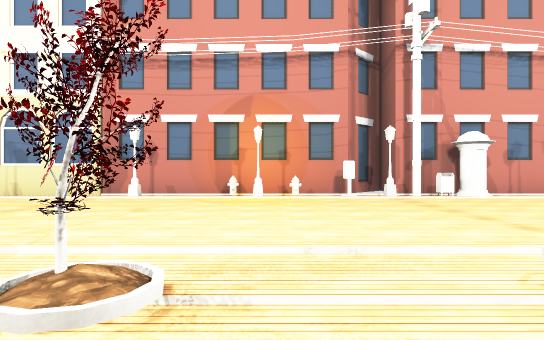
view 1 (above)

18 first-person views from a walk through a scene from a Unity 3-D project. The camera is 1.3 m above the floor, looks level and sees 75° across. The floor is counted in squares, 2 m on a side. Each view is taken from the middle of a square. On the plan, view 1 faces up. The plan holds only what a view shows up to about 10 squares ahead; the rest is blank. The place goes on beyond the plan. Some surface patterns are stand-ins.

view 2
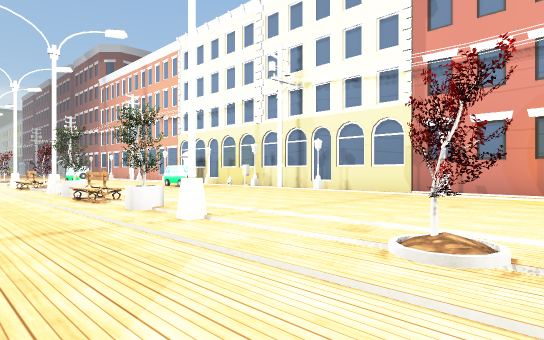

view 3
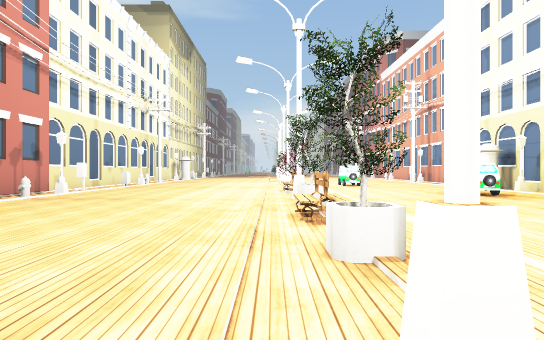

view 4
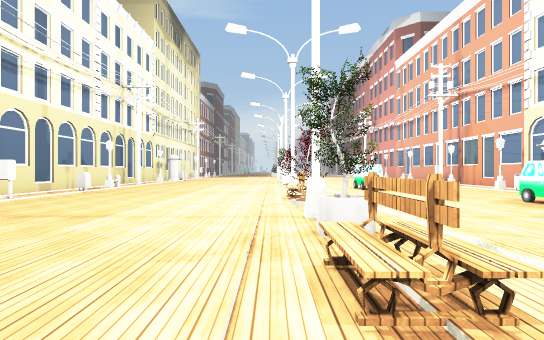

view 5
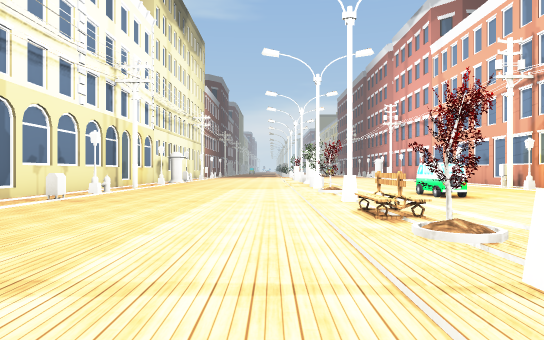

view 6
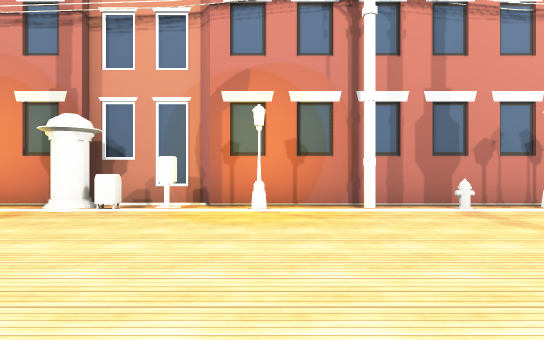

view 7
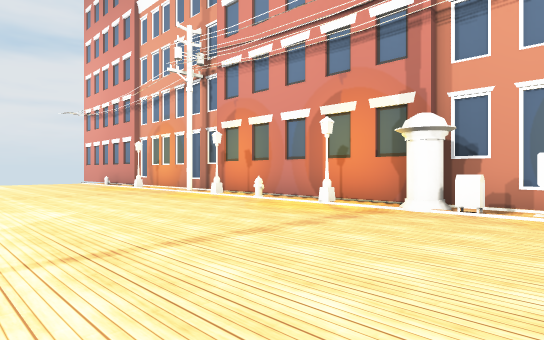

view 8
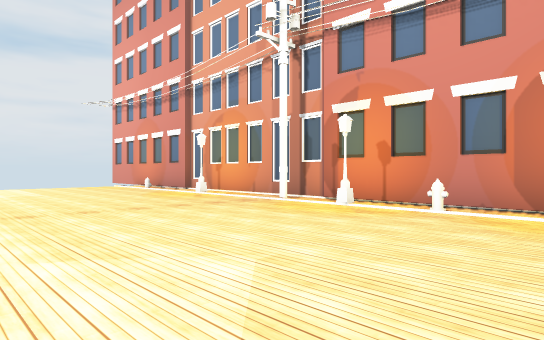

view 9
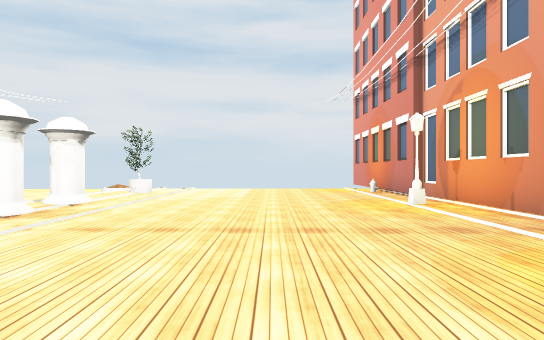

view 10
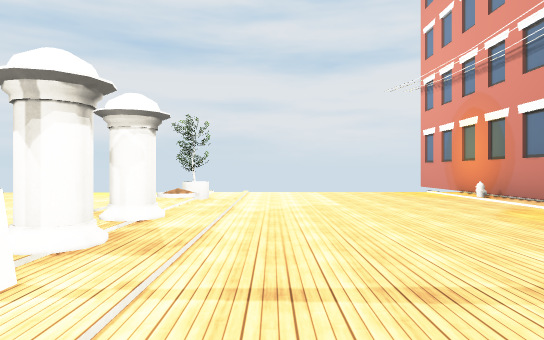

view 11
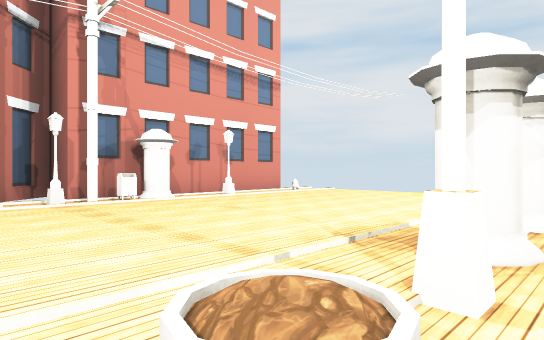

view 12
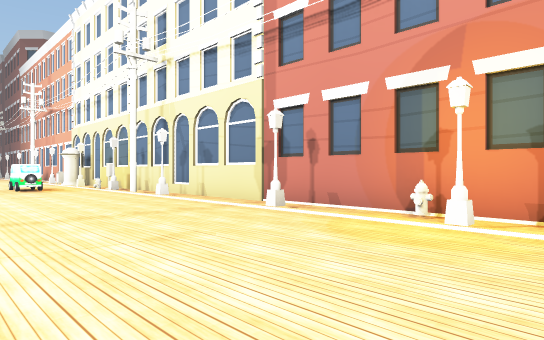

view 13
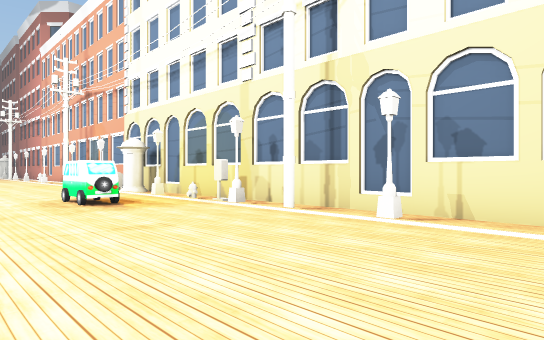

view 14
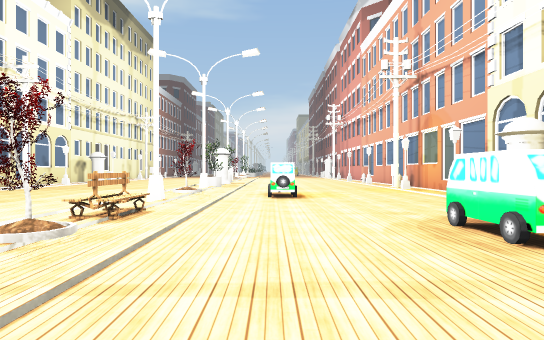

view 15
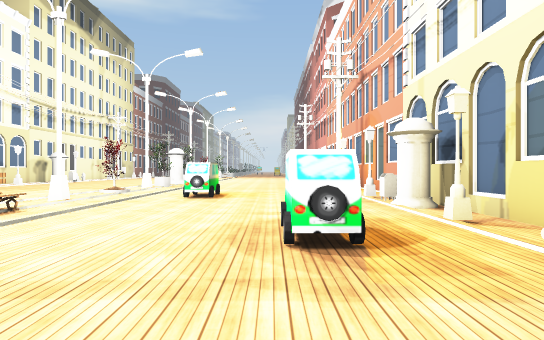

view 16
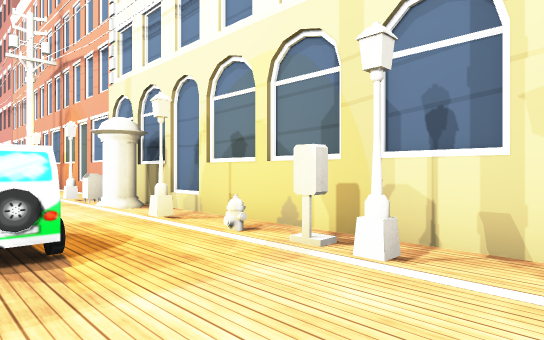

view 17
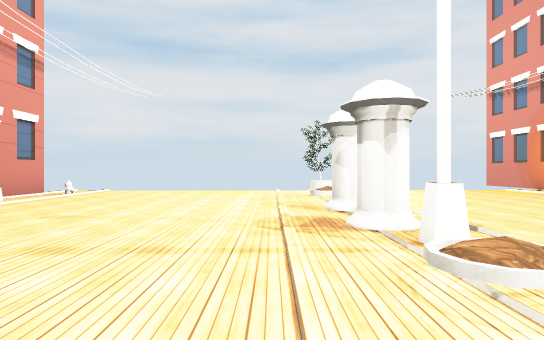

view 18
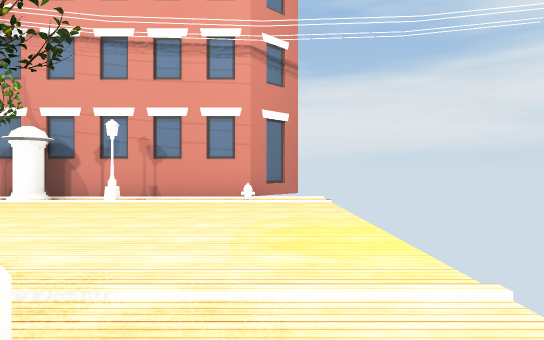

### Floor plan
Points are (right, up) in squares from view 1. A wall is a line through its corners. A room is listed if a view was taken in it or the views show most of it. See-through windows are left out.
Room 1 (views 1, 2, 3, 4, 5, 6, 7, 8, 9, 10, 11, 12, 13, 14, 15, 16, 17, 18)
walls: (-4.1, -5.4) (1.9, -5.4); (-6.8, -5.6) (-4.5, -5.6); (1.9, -5.6) (7.6, -5.6); (-13, -5.4) (-6.9, -5.4); (3.1, 10.3) (1.9, 9.1) (-16, 9.1); (7.5, -5.4) (11, -5.4); (-16, -5.6) (-14.6, -5.6); (-17.9, 9.1) (-19.5, 9.1); (-19, -5.6) (-16.5, -5.6); (10.7, 10.3) (9.5, 9.1) (3.2, 9.1) (3.2, 10)
low walls: (2.6, 1.7) (3.1, 1.7)
objects: other object (-19, -5); other object (-19, 2); other object (-18, -5); other object (-18, 4); other object (-17, 8); other object (-17, 9); other object (-16, -5); other object (-16, 8); other object (-15, 9); other object (-14, -5); other object (-14, 2); other object (-13, 6) to (-12, 7); other object (-13, 8); other object (-12, -5); other object (-12, 2); other object (-12, 8); other object (-11, -5); other object (-11, 8); other object (-10, 2); other object (-10, 8); other object (-8, -5); other object (-8, 2); other object (-7, 8); other object (-6, -5); other object (-6, 2); other object (-5, -5); other object (-5, -4); other object (-3, -5); other object (-3, 8); other object (-1, -5); other object (-1, 2); other object (-1, 9); other object (0, 8); other object (1, -5); other object (1, 9); other object (2, 8); other object (3, 8); other object (4, 2); other object (4, 8); other object (5, -5); other object (5, 9); other object (6, 2); other object (7, 8); other object (9, -5); other object (9, 2)

Where each view was taken, in squares from view 1:
view 1: 0 up, 0 right, facing up
view 2: 1 down, 0 right, facing up-left
view 3: 1 up, 3 left, facing left
view 4: 1 up, 6 left, facing left
view 5: 0 up, 9 left, facing left
view 6: 1 up, 8 left, facing down
view 7: 1 up, 7 left, facing down-right
view 8: 1 up, 3 left, facing down-right
view 9: 2 down, 1 left, facing right
view 10: 0 up, 1 right, facing right
view 11: 1 up, 1 right, facing up-right
view 12: 4 up, 1 right, facing up-left
view 13: 4 up, 5 left, facing up-left
view 14: 4 up, 9 left, facing left
view 15: 6 up, 9 left, facing left
view 16: 6 up, 9 left, facing up-left
view 17: 3 up, 0 right, facing right
view 18: 1 up, 10 right, facing up
